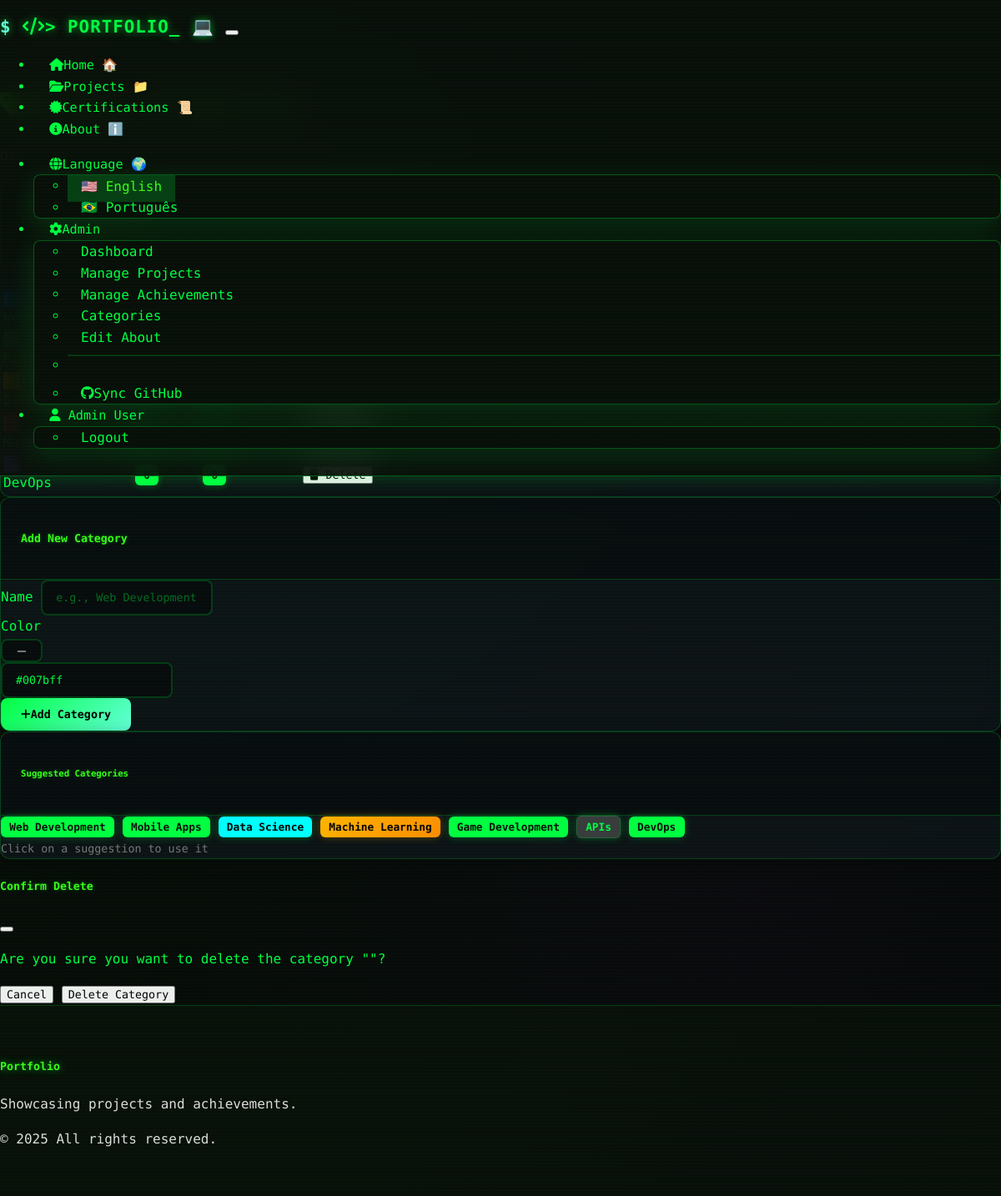
Screenshot of /admin/categories (signed in) with the database file from the repository.
### models.py (models this page shows, shortened)
class User(UserMixin, db.Model):
    __tablename__ = 'users'
    id = db.Column(db.String, primary_key=True)
    email = db.Column(db.String, unique=True, nullable=True)
    password_hash = db.Column(db.String(256), nullable=True)  # For local auth
    first_name = db.Column(db.String, nullable=True)
    last_name = db.Column(db.String, nullable=True)
    profile_image_url = db.Column(db.String, nullable=True)
    is_admin = db.Column(db.Boolean, default=False)
    auth_type = db.Column(db.String(20), default='replit')  # 'replit' or 'local'
    created_at = db.Column(db.DateTime, default=datetime.now)
    updated_at = db.Column(db.DateTime, default=datetime.now, onupdate=datetime.now)
    comments = db.relationship('Comment', backref='author', lazy='dynamic')
    likes = db.relationship('Like', backref='user', lazy='dynamic')
    @property
    def display_name(self):
        if self.first_name and self.last_name:
            return f"{self.first_name} {self.last_name}"
        elif self.first_name:
            return self.first_name
        elif self.email:
            return self.email.split('@')[0]
        return "Anonymous User"

class Category(db.Model):
    __tablename__ = 'categories'
    id = db.Column(db.Integer, primary_key=True)
    name = db.Column(db.String(100), nullable=False, unique=True)
    color = db.Column(db.String(7), default='#007bff')  # Hex color code
    created_at = db.Column(db.DateTime, default=datetime.now)
    projects = db.relationship('Project', backref='category', lazy='dynamic')
    achievements = db.relationship('Achievement', backref='category', lazy='dynamic')

### routes.py (the view)
@app.route('/admin/categories')
@admin_required
def admin_categories():
    categories = Category.query.all()
    form = CategoryForm()
    return render_template('admin/categories.html', categories=categories, form=form)

### forms.py
class CategoryForm(FlaskForm):
    name = StringField('Name', validators=[DataRequired(), Length(min=1, max=100)])
    color = StringField('Color', validators=[DataRequired()], default='#007bff')

### app.py (called while the page is built)
@login_manager.user_loader
def load_user(user_id):
    return User.query.get(user_id)

### routes.py (called while the page is built)
@app.before_request
def make_session_permanent():
    session.permanent = True
    if 'language' not in session:
        session['language'] = 'en'

@app.context_processor
def inject_translations():
    def t(key):
        lang = session.get('language', 'en')
        return get_translation(key, lang)
    return dict(t=t, current_language=session.get('language', 'en'))

### translations.py (called while the page is built)
def get_translation(key, lang='en'):
    return translations.get(lang, {}).get(key, translations['en'].get(key, key))

### templates/admin/categories.html (shortened to what this page needs)
{% extends "base.html" %}
{% block content %}
<div class="container py-4">
    <div class="row mb-4">
        <div class="col">
            <h1>Manage Categories</h1>
            <p class="text-muted">Organize your projects and achievements</p>
        </div>
    </div>
    <div class="row">
        <div class="col-lg-8">
            {% if categories %}
                <div class="card">
                    <div class="card-header">
                        <h5 class="mb-0">Existing Categories</h5>
                    </div>
                    <div class="card-body">
                        <div class="table-responsive">
                            <table class="table table-hover">
                                <thead>
                                    <tr>
                                        <th>Category</th>
                                        <th>Projects</th>
                                        <th>Achievements</th>
                                        <th>Actions</th>
                                    </tr>
                                </thead>
                                <tbody>
                                    {% for category in categories %}
                                        <tr>
                                            <td>
                                                <div class="d-flex align-items-center">
                                                    <span class="fw-semibold">{{ category.name }}</span>
                                                </div>
                                            </td>
                                            <td>
                                                <span class="badge bg-primary">{{ category.projects.count() }}</span>
                                            </td>
                                            <td>
                                                <span class="badge bg-success">{{ category.achievements.count() }}</span>
                                            </td>
                                            <td>
                                                {% if category.projects.count() == 0 and category.achievements.count() == 0 %}
                                                    <button class="btn btn-outline-danger btn-sm"
                                                            onclick="deleteCategory({{ category.id }}, '{{ category.name }}')">
                                                    </button>
                                                {% else %}
                                                    <small class="text-muted">In use</small>
                                                {% endif %}
                                            </td>
                                        </tr>
                                    {% endfor %}
                                </tbody>
                            </table>
                        </div>
                    </div>
                </div>
            {% endif %}
        </div>
        <div class="col-lg-4">
            <div class="card">
                <div class="card-header">
                    <h5 class="mb-0">Add New Category</h5>
                </div>
                <div class="card-body">
                    <form method="POST" action="{{ url_for('admin_category_new') }}">
                        <div class="mb-3">
                            {{ form.name.label(class="form-label") }}
                            {{ form.name(class="form-control" + (" is-invalid" if form.name.errors else ""), placeholder="e.g., Web Development") }}
                        </div>
                        <div class="mb-3">
                            {{ form.color.label(class="form-label") }}
                            <div class="d-flex gap-2">
                                {{ form.color(class="form-control", type="color", style="max-width: 60px") }}
                                <div class="flex-grow-1">
                                    <input type="text" class="form-control" id="colorHex" value="#007bff" readonly>
                                </div>
                            </div>
                        </div>
                        <button type="submit" class="btn btn-primary w-100">
                            <i class="fas fa-plus me-2"></i>Add Category
                        </button>
                    </form>
                </div>
            </div>
            <div class="card mt-3">
                <div class="card-header">
                    <h6 class="mb-0">Suggested Categories</h6>
                </div>
                <div class="card-body">
                    <div class="d-flex flex-wrap gap-2">
                        <span class="badge bg-primary category-suggestion" data-name="Web Development" data-color="#007bff">Web Development</span>
                        <span class="badge bg-success category-suggestion" data-name="Mobile Apps" data-color="#28a745">Mobile Apps</span>
                        <span class="badge bg-info category-suggestion" data-name="Data Science" data-color="#17a2b8">Data Science</span>
                        <span class="badge bg-warning category-suggestion" data-name="Machine Learning" data-color="#ffc107">Machine Learning</span>
                        <span class="badge bg-danger category-suggestion" data-name="Game Development" data-color="#dc3545">Game Development</span>
                        <span class="badge bg-secondary category-suggestion" data-name="APIs" data-color="#6c757d">APIs</span>
                        <span class="badge bg-dark category-suggestion" data-name="DevOps" data-color="#343a40">DevOps</span>
                    </div>
                    <small class="text-muted mt-2 d-block">Click on a suggestion to use it</small>
                </div>
            </div>
        </div>
    </div>
</div>
<div class="modal fade" id="deleteModal" tabindex="-1">
    <div class="modal-dialog">
        <div class="modal-content">
            <div class="modal-header">
                <h5 class="modal-title">Confirm Delete</h5>
                <button type="button" class="btn-close" data-bs-dismiss="modal"></button>
            </div>
            <div class="modal-body">
                <p>Are you sure you want to delete the category ""?</p>
            </div>
            <div class="modal-footer">
                <button type="button" class="btn btn-secondary" data-bs-dismiss="modal">Cancel</button>
                <form id="deleteForm" method="POST" style="display: inline;">
                    <button type="submit" class="btn btn-danger">Delete Category</button>
                </form>
            </div>
        </div>
    </div>
</div>
{% endblock %}

### templates/base.html (shortened to what this page needs)
<!DOCTYPE html>
<html lang="{{ current_language }}" data-bs-theme="dark">
<head>
    <link href="https://cdn.replit.com/agent/bootstrap-agent-dark-theme.min.css" rel="stylesheet">
    <link rel="stylesheet" href="https://cdnjs.cloudflare.com/ajax/libs/font-awesome/6.4.0/css/all.min.css">
    <link rel="stylesheet" href="{{ url_for('static', filename='css/custom.css') }}">
</head>
<body class="{% block body_class %}{% endblock %}">
    <nav class="navbar navbar-expand-lg navbar-dark sticky-top">
        <div class="container">
            <a class="navbar-brand fw-bold glow-text" href="{{ url_for('index') }}">
                <i class="fas fa-code me-2"></i>&gt; PORTFOLIO_ 💻
            </a>
            <button class="navbar-toggler" type="button" data-bs-toggle="collapse" data-bs-target="#navbarNav">
            </button>
            <div class="collapse navbar-collapse" id="navbarNav">
                <ul class="navbar-nav me-auto">
                    <li class="nav-item">
                        <a class="nav-link" href="{{ url_for('index') }}">
                            <i class="fas fa-home me-1"></i>{{ t('nav_home') }} 🏠
                        </a>
                    </li>
                    <li class="nav-item">
                        <a class="nav-link" href="{{ url_for('projects') }}">
                            <i class="fas fa-folder-open me-1"></i>{{ t('nav_projects') }} 📁
                        </a>
                    </li>
                    <li class="nav-item">
                        <a class="nav-link" href="{{ url_for('achievements') }}">
                            <i class="fas fa-certificate me-1"></i>{{ t('nav_achievements') }} 📜
                        </a>
                    </li>
                    <li class="nav-item">
                        <a class="nav-link" href="{{ url_for('about') }}">
                            <i class="fas fa-info-circle me-1"></i>{{ t('nav_about') }} ℹ️
                        </a>
                    </li>
                </ul>
                <ul class="navbar-nav">
                    <li class="nav-item dropdown me-2">
                        <a class="nav-link dropdown-toggle" href="#" role="button" data-bs-toggle="dropdown">
                            <i class="fas fa-globe me-1"></i>{{ t('language') }} 🌍
                        </a>
                        <ul class="dropdown-menu">
                            <li><a class="dropdown-item{% if current_language == 'en' %} active{% endif %}"
                                   href="{{ url_for('set_language', language='en') }}">
                                🇺🇸 {{ t('english') }}
                            </a></li>
                            <li><a class="dropdown-item{% if current_language == 'pt' %} active{% endif %}"
                                   href="{{ url_for('set_language', language='pt') }}">
                                🇧🇷 {{ t('portuguese') }}
                            </a></li>
                        </ul>
                    </li>
                    {% if current_user.is_authenticated %}
                        {% if current_user.is_admin %}
                            <li class="nav-item dropdown">
                                <a class="nav-link dropdown-toggle" href="#" role="button" data-bs-toggle="dropdown">
                                    <i class="fas fa-cog me-1"></i>{{ t('nav_admin') }}
                                </a>
                                <ul class="dropdown-menu">
                                    <li><a class="dropdown-item" href="{{ url_for('admin_dashboard') }}">{{ t('admin_dashboard') }}</a></li>
                                    <li><a class="dropdown-item" href="{{ url_for('admin_projects') }}">{{ t('manage_projects') }}</a></li>
                                    <li><a class="dropdown-item" href="{{ url_for('admin_achievements') }}">{{ t('manage_achievements') }}</a></li>
                                    <li><a class="dropdown-item" href="{{ url_for('admin_categories') }}">{{ t('manage_categories') }}</a></li>
                                    <li><a class="dropdown-item" href="{{ url_for('admin_about_edit') }}">{{ t('edit_about') }}</a></li>
                                    <li><hr class="dropdown-divider"></li>
                                    <li><a class="dropdown-item" href="{{ url_for('admin_sync_github') }}">
                                        <i class="fab fa-github me-1"></i>{{ t('sync_github') }}
                                    </a></li>
                                </ul>
                            </li>
                        {% endif %}
                        <li class="nav-item dropdown">
                            <a class="nav-link dropdown-toggle" href="#" role="button" data-bs-toggle="dropdown">
                                {% if current_user.profile_image_url %}
                                    <img src="{{ current_user.profile_image_url }}" class="rounded-circle me-1" width="24" height="24" style="object-fit: cover;">
                                {% else %}
                                    <i class="fas fa-user me-1"></i>
                                {% endif %}
                                {{ current_user.display_name }}
                            </a>
                            <ul class="dropdown-menu">
                                <li><a class="dropdown-item" href="{{ url_for('logout') }}">{{ t('nav_logout') }}</a></li>
                            </ul>
                        </li>
                    {% endif %}
                </ul>
            </div>
        </div>
    </nav>
    <main>
        {% block content %}{% endblock %}
    </main>
    <footer class="bg-dark text-light py-4 mt-5">
        <div class="container">
            <div class="row">
                <div class="col-md-6">
                    <h5>Portfolio</h5>
                    <p class="mb-0">{{ t('portfolio_subtitle') }}</p>
                </div>
                <div class="col-md-6 text-md-end">
                    <p class="mb-0">&copy; 2025 {{ t('footer_rights') }}</p>
                </div>
            </div>
        </div>
    </footer>
</body>
</html>

### rows the page displays
User: first_name "Admin", display_name "Admin User"
Category: name "DevOps"

### other values shown
{{ t('nav_home') }} "Home"
{{ t('nav_projects') }} "Projects"
{{ t('nav_achievements') }} "Certifications"
{{ t('nav_about') }} "About"
{{ t('language') }} "Language"
{{ t('english') }} "English"
{{ t('portuguese') }} "Português"
{{ t('admin_dashboard') }} "Dashboard"
{{ t('manage_projects') }} "Manage Projects"
{{ t('manage_achievements') }} "Manage Achievements"
{{ t('manage_categories') }} "Categories"
{{ t('edit_about') }} "Edit About"
{{ t('sync_github') }} "Sync GitHub"
{{ t('nav_logout') }} "Logout"
{{ t('portfolio_subtitle') }} "Showcasing projects and achievements."
